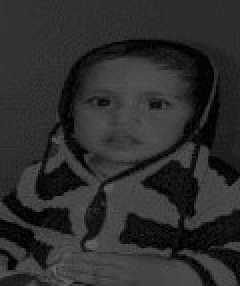
#> input picture Final Project/girl.jpg, 120 x 143 px (shown 2 times larger); the run also reads 1 picture not shown here
$ jupyter execute --allow-errors final-project.ipynb
#> lines starting #> are read from the running program, lines starting #| are printed output that depends on the picture; after the words box and inside, x2 and y2 are one past the last pixel; in counts of white or black regions, pixels touching at a corner belong together
CS 543 Final Project
Implementing "An Approach for Enhancement of Low Contrast Gray Scale Image Using Fuzzy Logic and Sigmoid Function"
https://ieeexplore-ieee-org.proxy2.library.illinois.edu/document/10532836

[cell 1]
#imports
import cv2
import numpy as np
import skfuzzy as fuzz
import matplotlib.pyplot as plt

[cell 2]
def normalize(im):
    min = np.min(im)
    max = np.max(im)

    assert min != max, "Min equal to max, so will have divide by zero"

    return (im - min) / (max - min)

[cell 3]
def gaus_member_func(im):
    return np.exp(-0.5 * ((im - np.mean(im))/ np.std(im))**2)

[cell 4]
def gaussian_membership_function(x, c, s):
    return np.exp(-((x - c)**2) / (2 * s**2))

[cell 5]
# def fuzzification(im):
#     return im / gaus_member_func(im)

[cell 6]
def sigmoid_func(gauss_members, g):
    denom = 1 + np.exp(-g*gauss_members)
    return 1 / denom

[cell 7]
def contrast_adjust(gauss_members, z, sigmoid):
    '''
    private function used for fuzzy_logic_with_sigmoid
    z: is the mean of the Gaussian membership function
    sigmoid: is the 2d
    '''
    sig_times_mean = z * sigmoid
    print(f"sig times mean shape: {sig_times_mean.shape}")
    return gauss_members + (gauss_members * sig_times_mean)

[cell 8]
def fuzzy_logic_with_sigmoid(im, enhancement=.3):
    '''
    Does contrast adjustment for a image using fuzzy logic and modified sigmoid
    source: https://ieeexplore-ieee-org.proxy2.library.illinois.edu/document/10532836/authors#authors
    Note: function performs an inverse of result because color flips for some reason

    im: is the grayscale image (with values between 0-1)

    returns: normalized contrast adjust image
    '''
    gmf = gaus_member_func(im)
    z = np.mean(gmf)
    sigmoid = sigmoid_func(gmf, enhancement)
    res =1 - contrast_adjust(gmf, z, sigmoid)   #inverse because color flips for some reason
    return normalize(res)

[cell 9]
# Perform fuzzification of the input image

# image = cv2.imread('path_to_image.jpg')
image = [[220,240,254],[255,250,255]]
image = normalize(image)
image

[cell 10]
# Parameters for the Gaussian function
mean = np.mean(image)
std_dev = np.std(image)
GMF_test = gaus_member_func(image)
fuzzified_image = gaussian_membership_function(image, mean, std_dev)
print(GMF_test)
print(fuzzified_image)

#> (a cell that did not finish here is left out)

[cell 12]
gs = [0.0001,.1, .2, .3,.5, .9, 1, 5]
for g in gs:
    res = sigmoid_func(GMF_test, g)
    print(f"g={g}")
    print(res)

[cell 13]
res_s = sigmoid_func(GMF_test, g=.3)
res = contrast_adjust(GMF_test, np.mean(GMF_test), res_s)
#res = normalize(res)
res

[cell 14]
#check the math
print(f" mean of GMF = {np.mean(GMF_test)}")
y = GMF_test[1,1] + (GMF_test[1,1] * np.mean(GMF_test) * res_s[1,1])
print(f"y[1,1]={y}")

[cell 15]
im_gray = cv2.imread('girl.jpg', cv2.IMREAD_GRAYSCALE)
#> im_gray is the input picture: shape (143, 120); min 0, max 107, mean 45.4
im_gray = normalize(im_gray)
print(f"max is {np.max(im_gray)}, min {np.min(im_gray)}")
#| max is 1.0, min 0.0
plt.imshow(im_gray, cmap='gray') # Use cmap='gray' for grayscale images
plt.title('Girl') # Set the title of the plot
plt.axis('off') # Hide the axes
plt.show() # Show the plot

[cell 16]
gs = [0.0001 ,.1 ,.5, .9, 1, 5]
for g in gs:
    res = 1 - fuzzy_logic_with_sigmoid(im_gray, enhancement=g)
    print(f"output shape  ={res.shape}")


    plt.imshow(res, cmap='gray') # Use cmap='gray' for grayscale images
    plt.title('Girl') # Set the title of the plot
    plt.axis('off') # Hide the axes
    plt.show() # Show the plot
#> this loop made 6 passes
#> pass 1, in fuzzy_logic_with_sigmoid, `gmf = gaus_member_func(im)`:
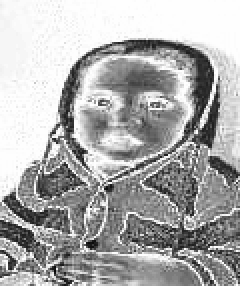
#> gmf: shape (143, 120) float64 (shown 2 times larger); min 0.0216, max 1, mean 0.678
#> pass 1, in sigmoid_func (call 10), `denom = 1 + np.exp(-g*gauss_members)`:
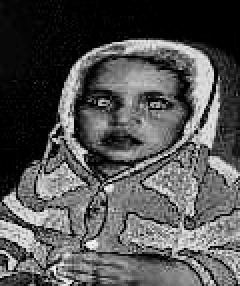
#> denom: shape (143, 120) float64 (shown 2 times larger); min 2, max 2, mean 2; drawn with min black and max white
#> pass 1, `plt.show()`:
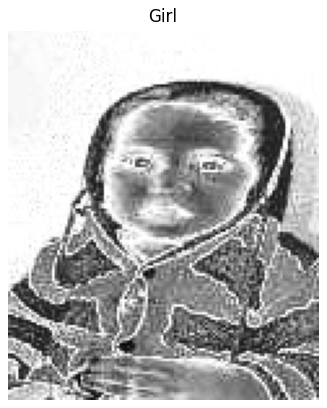
#> figure drawn by matplotlib, 1 panel

[cell 17]
image_name_bub = 'removed_bg.png'

[cell 18]
im_gray = cv2.imread(image_name_bub, cv2.IMREAD_GRAYSCALE)
#> (the rest of this cell did not finish here and is left out)

[cell 19]
gs = [.3]
#> (the rest of this cell did not finish here and is left out)

[cell 20]
# Load the image
image = cv2.imread('girl.jpg')

#Plot the original image
plt.subplot(1, 2, 1)
plt.title("Original")
# Convert the image to grayscale
gray_image = cv2.cvtColor(image, cv2.COLOR_BGR2GRAY)
plt.imshow(gray_image,  cmap='gray')


# Equalize the histogram
equalized_image = cv2.equalizeHist(gray_image)
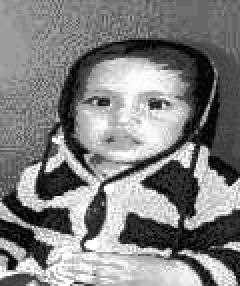
#> equalized_image: shape (143, 120) (shown 2 times larger); min 0, max 255, mean 128.7

#Save the equalized image
cv2.imwrite('equalized.jpg', equalized_image)

#Plot the equalized image
plt.subplot(1, 2, 2)
plt.title("equalized")
plt.imshow(equalized_image, cmap='gray')
plt.show()

## Background subtraction

[cell 21]
background = cv2.imread('empty_image_0_2460.png', cv2.IMREAD_GRAYSCALE)
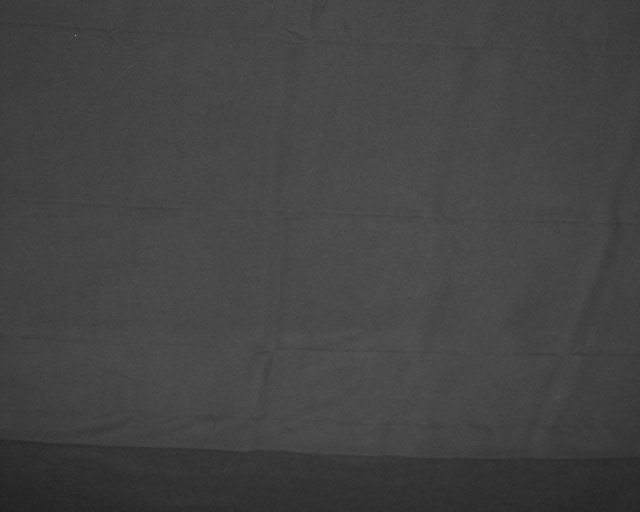
#> input picture Final Project/empty_image_0_2460.png, 640 x 512 px
#> background is the input picture: shape (512, 640); min 32, max 123, mean 67.5
foreground = cv2.imread('image_0_2204.png', cv2.IMREAD_GRAYSCALE)

diff = cv2.absdiff(background, foreground)

cv2.imwrite("removed_bg.png", diff)

plt.figure()
plt.imshow(diff, cmap='gray')
plt.title(f'Background removed')
plt.axis('off')
plt.show()

## Compare different methods

[cell 22]
#contrast adjustment
image = diff

# Apply Histogram Equalization
equalized_image = cv2.equalizeHist(image)
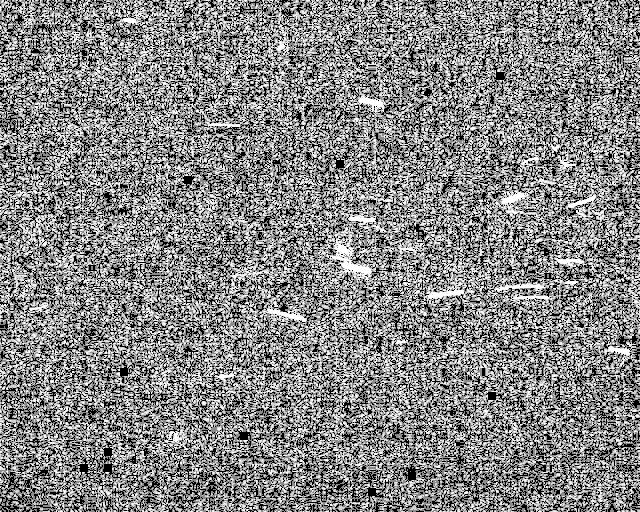
#> equalized_image: shape (512, 640); min 0, max 255, mean 131.7

# Display the original and equalized images
plt.figure(figsize=(10, 5))
plt.subplot(1, 2, 1)
plt.imshow(image, cmap='gray')
plt.title('Original Image')
plt.axis('off')

plt.subplot(1, 2, 2)
plt.imshow(equalized_image, cmap='gray')
plt.title('Equalized Image')
plt.axis('off')

plt.show()

[cell 23]
# Apply CLAHE
clahe = cv2.createCLAHE(clipLimit=2.0, tileGridSize=(8, 8))
clahe_image = clahe.apply(image)

# Display the original and CLAHE images
plt.figure(figsize=(10, 5))
plt.subplot(1, 2, 1)
plt.imshow(image, cmap='gray')
plt.title('Original Image')
plt.axis('off')

plt.subplot(1, 2, 2)
plt.imshow(clahe_image, cmap='gray')
plt.title('CLAHE Image')
plt.axis('off')

plt.show()

[cell 24]
image_norm = normalize(image)
res = fuzzy_logic_with_sigmoid(image_norm, enhancement=.3)
#> in gaus_member_func (call 9), `return np.exp(-0.5 * ((im - np.mean(im))/ np.std(im))**2)`:
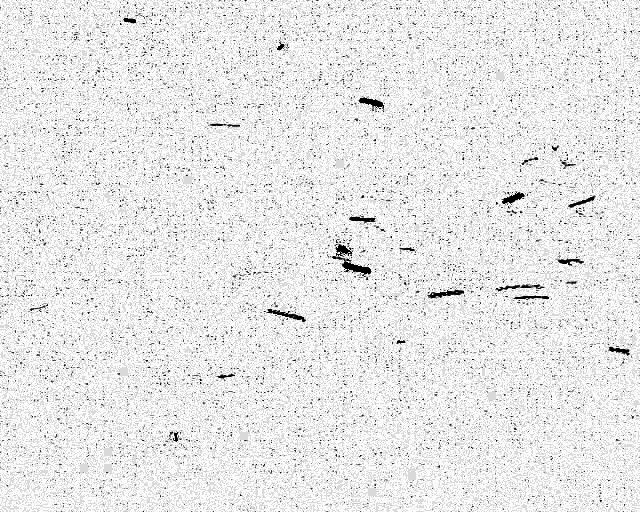
#> returned value: shape (512, 640) float64; min 0, max 0.989, mean 0.906
#> in sigmoid_func (call 16), `denom = 1 + np.exp(-g*gauss_members)`:
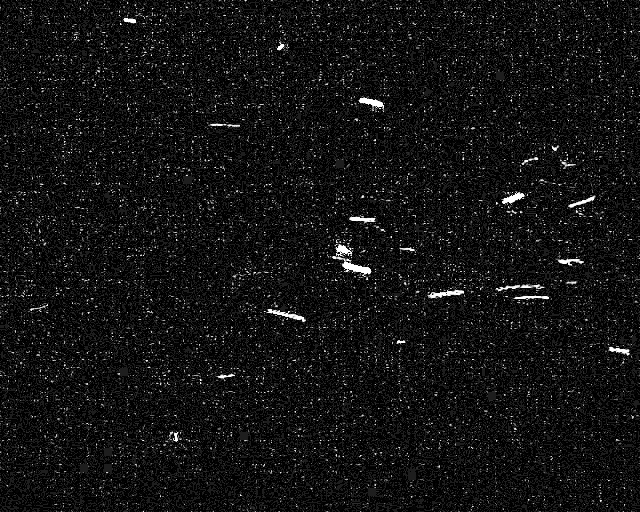
#> denom: shape (512, 640) float64; min 1.74, max 2, mean 1.76; drawn with min black and max white
#> in sigmoid_func (call 16), `return 1 / denom`:
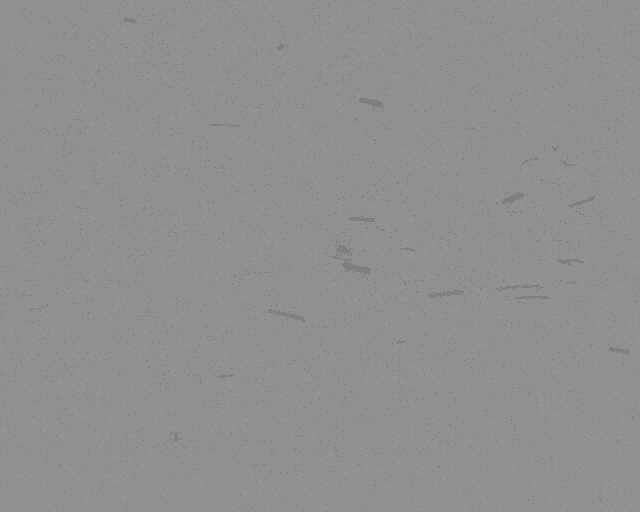
#> returned value: shape (512, 640) float64; min 0.5, max 0.574, mean 0.568
#| sig times mean shape: (512, 640)


plt.imshow(res, cmap='gray') # Use cmap='gray' for grayscale images
plt.title('Fuzzy logic and modified sigmoid') # Set the title of the plot
plt.axis('off') # Hide the axes
plt.show() # Show the plot

[cell 25]
#Unsharp Masking
blurred = cv2.GaussianBlur(image, (5, 5), 1.5)
sharpened_image = cv2.addWeighted(image, 1.5, blurred, -0.5, 0)

plt.imshow(sharpened_image, cmap='gray')
plt.title('Unsharp Masking Image')
plt.axis('off')
plt.show()

[cell 26]
_, thresholded_image = cv2.threshold(image, 8, 255, cv2.THRESH_BINARY)
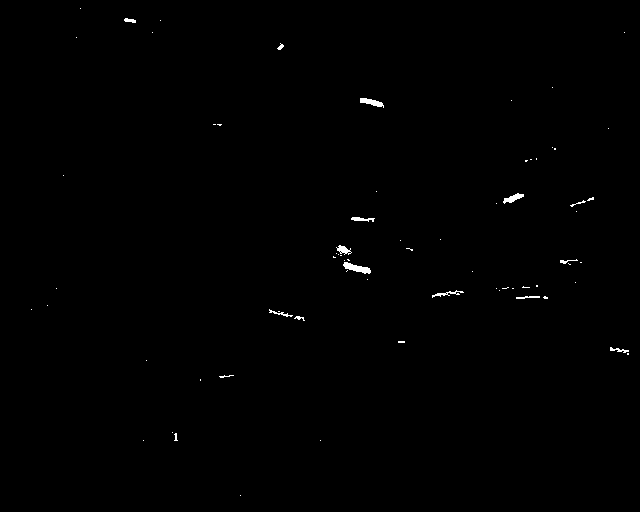
#> thresholded_image: shape (512, 640); 0.34% white; 70 white regions (55 under 20 px), largest, box (x1, y1, x2, y2) and area: (343, 262, 371, 274) 168, (360, 98, 384, 108) 123, (503, 193, 524, 204) 107

plt.imshow(thresholded_image, cmap='gray')
plt.title('Binary Thresholded Image')
plt.axis('off')
plt.show()
